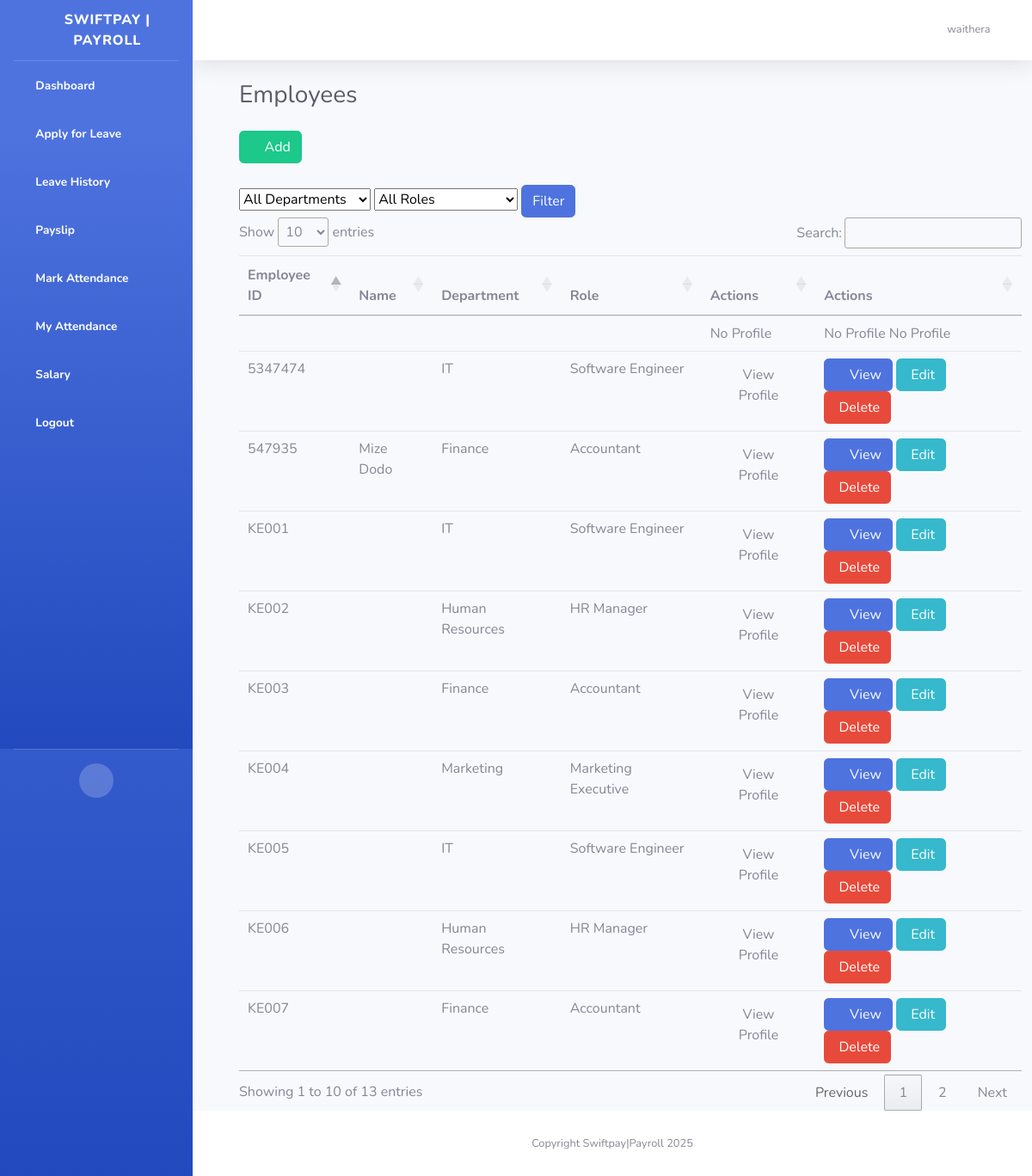
The app's page /employees/ (signed in) with its own data.
### mywebsite/models.py (models this page shows, shortened)
class CustomUser(AbstractUser):
    GENDER_CHOICES = [
        ('M', 'Male'),
        ('F', 'Female'),
        ('O', 'Other')
    ]
    employee_id = models.CharField(max_length=20, unique=True)
    date_of_birth = models.DateField(null=True, blank=True)
    gender = models.CharField(max_length=1, choices=GENDER_CHOICES)
    phone_number = models.CharField(max_length=15, blank=True)
    address = models.TextField(blank=True)
    joined_date = models.DateField(default=timezone.now)
    role = models.ForeignKey(EmployeeRole, on_delete=models.SET_NULL, null=True)
    department = models.ForeignKey(Department, on_delete=models.SET_NULL, null=True)
    is_active_employee = models.BooleanField(default=True)
    middle_name = models.CharField(max_length=255, null=True, blank=True)
    residential_status = models.CharField(max_length=2, choices=[
        ('R', 'Resident'),
        ('NR', 'Non-Resident')
    ], null=True, blank=True)
    national_id = models.CharField(max_length=10, null=True, blank=True)
    kra_pin = models.CharField(max_length=11, null=True, blank=True)
    nssf_no = models.CharField(max_length=15, null=True, blank=True)
    nhif_no = models.CharField(max_length=15, null=True, blank=True)
    passport_photo = models.ImageField(upload_to='employee_photos/', blank=True, null=True)
    basic_salary = models.DecimalField(max_digits=10, decimal_places=2, null=True, blank=True)
    bank = models.CharField(max_length=50, null=True, blank=True)
    bank_account_name = models.CharField(max_length=255, null=True, blank=True)
    bank_account_number = models.CharField(max_length=35, null=True, blank=True)
    bank_branch = models.CharField(max_length=40, null=True, blank=True)
    employee_personal_number = models.CharField(max_length=50, null=True, blank=True)
    date_of_employment = models.DateField(null=True, blank=True)
    contract_type = models.CharField(choices=[
        ('P', 'Permanent'),
        ('T', 'Temporary')
    ], max_length=1, null=True, blank=True)
    job_title = models.CharField(max_length=50, null=True, blank=True)
    employee_email = models.EmailField(null=True, blank=True)
    mobile_phone = models.CharField(max_length=15, null=True, blank=True)

class Department(models.Model):
    name = models.CharField(max_length=100, unique=True)
    description = models.TextField(blank=True, null=True)

class EmployeeRole(models.Model):
    title = models.CharField(max_length=100)
    base_salary = models.DecimalField(max_digits=10, decimal_places=2)
    department = models.ForeignKey(Department, on_delete=models.SET_NULL, null=True)

### mywebsite/views.py (the view)
# urls.py: path('employees/', views.employee_list, name='employee_list'),
@login_required
def employee_list(request):
    employees = CustomUser.objects.all()
    department = request.GET.get('department')
    role = request.GET.get('role')
    if department:
        employees = employees.filter(department__name=department)
    if role:
        employees = employees.filter(role__title=role)
    context = {
        'employees': employees,
        'departments': Department.objects.all(),
        'roles': EmployeeRole.objects.all()
    }
    return render(request, 'employees/employee_list.html', context)

### templates/employees/employee_list.html (shortened to what this page needs)
{% extends 'base.html' %}
{% load static %}
{% block content %}
<div class="container-fluid">
    <div class="d-sm-flex align-items-center justify-content-between mb-4">
        <h1 class="h3 mb-0 text-gray-800" style="margin-left:30px">Employees</h1>
    </div>
    <div class="row" style="margin-left:30px">
        <section class="panel">
            <header class="panel-heading" style="margin-bottom:5px">
                <a href="{% url 'add_employee'%}" style="color:white; margin-bottom:20px" class="btn btn-success btn-xs"><i class="fa fa-plus"></i> Add </a>
            </header>
            <div class="filter-section">
                <form method="get">
                    <select name="department">
                        <option value="">All Departments</option>
                    </select>
                    <select name="role">
                        <option value="">All Roles</option>
                    </select>
                    <button type="submit" class="btn btn-primary btn-xs">Filter</button>
                </form>
            </div>
            <table class="table table-hover p-table responsive" width="100%" id="employees">
                <thead>
                <tr>
                    <th>Employee ID</th>
                    <th>Name</th>
                    <th>Department</th>
                    <th>Role</th>
                    <th>Actions</th>
                    <th>Actions</th>
                </tr>
                </thead>
                <tbody>
                {% for employee in employees %}
                <tr>
                    <td>{{ employee.employee_id }}</td>
                    <td>{{ employee.first_name }} {{ employee.last_name }}</td>
                    <td>{{ employee.department.name }}</td>
                    <td>{{ employee.role.title }}</td>
                    <td>
                        {% if employee.employee_id %}
                            <a href="{% url 'employee_profile' employee_id=employee.employee_id %}" class="btn">View Profile</a>
                        {% else %}
                            <span class="text-muted">No Profile</span>
                        {% endif %}
                    </td>
                    <td>
                        {% if employee.employee_id %}
                            <a  href="{% url 'employee_profile' employee_id=employee.employee_id %}" class="btn btn-primary btn-xs"><i
                                class="fa fa-folder"></i> View
                           </a>
                        {% else %}
                            <span class="text-muted">No Profile</span>
                        {% endif %}
                        {% if employee.employee_id %}
                            <a href="{% url 'update_employee' employee_id=employee.employee_id %}" class="btn btn-info btn-xs">
                                 Edit
                            </a>
                            <a role="button" href="{% url 'employee_delete' employee.employee_id %}"  style="color:white" class="btn btn-danger btn-xs"> Delete </a>
                        {% else %}
                            <span class="text-muted">No Profile</span>
                        {% endif %}
                    </td>
                    {% empty %}
                    <td class="p-name">
                        <a>You haven't added any employees yet</a>
                    </td>
                </tr>
                {% endfor %}
                </tbody>
            </table>
        </section>
    </div>
</div>
{% endblock %}

### templates/base.html (shortened to what this page needs)
<!DOCTYPE html>
<html lang="en">
<head>
    {% load static %}
    <link href="{% static 'theme/vendor/fontawesome-free/css/all.min.css'  %}" rel="stylesheet" type="text/css">
    <link href="{% static 'theme/css/sb-admin-2.min.css'  %}" rel="stylesheet">
    <link href="{% static 'css/app.css'  %}" rel="stylesheet">
    <link href="{% static 'jquerui/jquery-ui.css' %}" rel='stylesheet' type='text/css'/>
    <link href="https://cdn.datatables.net/1.10.20/css/jquery.dataTables.min.css" rel='stylesheet' type='text/css'/>
</head>
<body id="page-top">
<div id="wrapper">
    <ul class="navbar-nav bg-gradient-primary sidebar sidebar-dark accordion" id="accordionSidebar">
        <a class="sidebar-brand d-flex align-items-center justify-content-center" href="/">
            <div class="sidebar-brand-icon rotate-n-15">
                <i class="fas fa-money-check-alt"></i>
            </div>
            <div class="sidebar-brand-text mx-3">SwiftPay | Payroll</div>
        </a>
        {% if user.is_authenticated %}
        <ul class="navbar-nav bg-gradient-primary sidebar sidebar-dark accordion" id="accordionSidebar">
            {% if user.is_superuser %}
                <li class="nav-item active">
                    <a class="nav-link" href="{% url 'dashboard' %}">
                        <i class="fas fa-fw fa-user-shield"></i>
                        <span>Admin Dashboard</span></a>
                </li>
                <li class="nav-item active">
                    <a class="nav-link" href="{% url 'employee_list' %}">
                        <i class="fas fa-fw fa-user-friends"></i>
                        <span>Manage Employees</span></a>
                </li>
                <li class="nav-item active">
                    <a class="nav-link" href="{% url 'leave_application_list' %}">
                        <i class="fas fa-fw fa-calendar-check"></i>
                        <span>Leave Requests</span></a>
                </li>
                <li class="nav-item active">
                    <a class="nav-link" href="{% url 'attendance_list'%}">
                        <i class="fas fa-fw fa-book-medical"></i>
                        <span>Attendance Records</span></a>
                </li>
                <li class="nav-item active">
                    <a class="nav-link" href="{% url 'admin_salary_list'%}">
                        <i class="fas fa-fw fa-check-circle"></i>
                        <span>Salary</span></a>
                </li>
            {% else %}
                <li class="nav-item active">
                    <a class="nav-link" href="{% url 'user_dashboard' %}">
                        <i class="fas fa-fw fa-tachometer-alt"></i>
                        <span>Dashboard</span></a>
                </li>
                <li class="nav-item active">
                    <a class="nav-link" href="{% url 'apply_leave'%}">
                        <i class="fas fa-fw fa-plus"></i>
                        <span>Apply for Leave</span></a>
                </li>
                <li class="nav-item active">
                    <a class="nav-link" href="{% url 'user_leave_history'%}">
                        <i class="fas fa-fw fa-address-card"></i>
                        <span>Leave History</span></a>
                </li>
                <li class="nav-item active">
                    <a class="nav-link" href="/payslip">
                        <i class="fas fa-fw fa-file-invoice-dollar"></i>
                        <span>Payslip</span></a>
                </li>
                <li class="nav-item active">
                    <a class="nav-link" href="{% url 'mark_attendance'%}">
                        <i class="fas fa-fw fa-check-circle"></i>
                        <span>Mark Attendance</span></a>
                </li>
                <li class="nav-item active">
                    <a class="nav-link" href="{% url 'user_attendance_list'%}">
                        <i class="fas fa-fw fa-check-circle"></i>
                        <span>My Attendance</span></a>
                </li>
                <li class="nav-item active">
                    <a class="nav-link" href="{% url 'salary_list'%}">
                        <i class="fas fa-fw fa-check-circle"></i>
                        <span>Salary</span></a>
                </li>
            {% endif %}
            <li class="nav-item active">
                <a class="nav-link" href="{% url 'logout' %}">
                    <i class="fas fa-fw fa-sign-out-alt"></i>
                    <span>Logout</span></a>
            </li>
        </ul>
    {% endif %}
        <hr class="sidebar-divider">
        <div class="text-center d-none d-md-inline">
            <button class="rounded-circle border-0" id="sidebarToggle"></button>
        </div>
    </ul>
    <div id="content-wrapper" class="d-flex flex-column">
        <div id="content">
            <nav class="navbar navbar-expand navbar-light bg-white topbar mb-4 static-top shadow">
                <ul class="navbar-nav ml-auto">
                    <li class="nav-item dropdown no-arrow">
                        <a class="nav-link dropdown-toggle" href="#" id="userDropdown" role="button"
                           data-toggle="dropdown" aria-haspopup="true" aria-expanded="false">
                            <span class="mr-2 d-none d-lg-inline text-gray-600 small">{{request.user.username}}</span>
                            <i class="far fa-user-circle"></i>
                        </a>
                    </li>
                </ul>
            </nav>
            {% block content %}
            {% endblock %}
            <footer class="sticky-footer bg-white">
                <div class="container my-auto">
                    <div class="copyright text-center my-auto">
                        <span>Copyright Swiftpay|Payroll 2025</span>
                    </div>
                </div>
            </footer>
        </div>
    </div>
</div>
</body>
</html>

### records on screen
CustomUser: user.username "waithera", employee_id "5347474", department.name "IT", role "Software Engineer", shows "View Profile", shows "Edit"
CustomUser: employee_id "No Profile"
CustomUser: employee_id "KE001", department.name "IT", role "Software Engineer", shows "View Profile", shows "Edit"
CustomUser: employee_id "KE002", department.name "Human Resources", role "HR Manager", shows "View Profile", shows "Edit"
CustomUser: employee_id "KE003", department.name "Finance", role "Accountant", shows "View Profile", shows "Edit"
CustomUser: employee_id "KE004", department.name "Marketing", role "Marketing Executive", shows "View Profile", shows "Edit"
CustomUser: employee_id "KE005", department.name "IT", role "Software Engineer", shows "View Profile", shows "Edit"
CustomUser: employee_id "KE006", department.name "Human Resources", role "HR Manager", shows "View Profile", shows "Edit"
CustomUser: employee_id "KE007", department.name "Finance", role "Accountant", shows "View Profile", shows "Edit"
CustomUser: employee_id "547935", first_name "Mize", last_name "Dodo", department.name "Finance", role "Accountant", shows "View Profile", shows "Edit"
